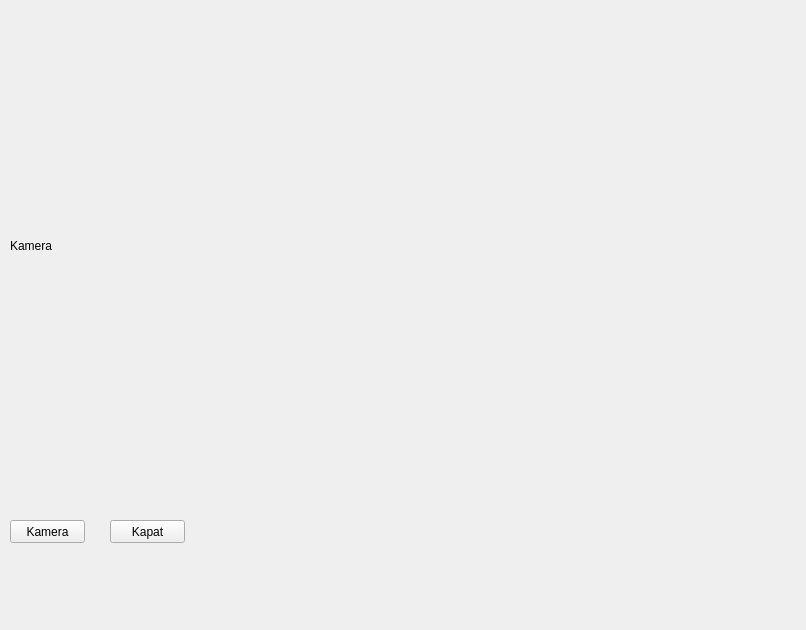
<?xml version="1.0" encoding="UTF-8"?>
<ui version="4.0">
 <class>Form</class>
 <widget class="QWidget" name="Form">
  <property name="geometry">
   <rect>
    <x>0</x>
    <y>0</y>
    <width>806</width>
    <height>630</height>
   </rect>
  </property>
  <property name="windowTitle">
   <string>Kamera</string>
  </property>
  <widget class="QLabel" name="kamera">
   <property name="geometry">
    <rect>
     <x>10</x>
     <y>20</y>
     <width>731</width>
     <height>451</height>
    </rect>
   </property>
   <property name="text">
    <string>Kamera</string>
   </property>
  </widget>
  <widget class="QPushButton" name="btKamera">
   <property name="geometry">
    <rect>
     <x>10</x>
     <y>520</y>
     <width>75</width>
     <height>23</height>
    </rect>
   </property>
   <property name="text">
    <string>Kamera</string>
   </property>
  </widget>
  <widget class="QPushButton" name="btKapat">
   <property name="geometry">
    <rect>
     <x>110</x>
     <y>520</y>
     <width>75</width>
     <height>23</height>
    </rect>
   </property>
   <property name="text">
    <string>Kapat</string>
   </property>
  </widget>
 </widget>
 <resources/>
 <connections/>
</ui>
